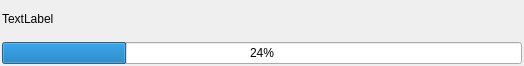
<ui version="4.0" >
 <class>BlProgressBarBase</class>
 <widget class="QWidget" name="BlProgressBarBase" >
  <property name="geometry" >
   <rect>
    <x>0</x>
    <y>0</y>
    <width>524</width>
    <height>66</height>
   </rect>
  </property>
  <property name="sizePolicy" >
   <sizepolicy vsizetype="Fixed" hsizetype="Fixed" >
    <horstretch>0</horstretch>
    <verstretch>0</verstretch>
   </sizepolicy>
  </property>
  <property name="minimumSize" >
   <size>
    <width>524</width>
    <height>66</height>
   </size>
  </property>
  <property name="maximumSize" >
   <size>
    <width>524</width>
    <height>66</height>
   </size>
  </property>
  <property name="windowTitle" >
   <string>Trabajando</string>
  </property>
  <layout class="QGridLayout" >
   <property name="leftMargin" >
    <number>2</number>
   </property>
   <property name="topMargin" >
    <number>2</number>
   </property>
   <property name="rightMargin" >
    <number>2</number>
   </property>
   <property name="bottomMargin" >
    <number>2</number>
   </property>
   <item row="0" column="0" >
    <widget class="QLabel" name="mui_label1" >
     <property name="text" >
      <string>TextLabel</string>
     </property>
     <property name="textFormat" >
      <enum>Qt::PlainText</enum>
     </property>
    </widget>
   </item>
   <item row="1" column="0" >
    <widget class="QProgressBar" name="mui_progressBar" >
     <property name="value" >
      <number>24</number>
     </property>
    </widget>
   </item>
  </layout>
 </widget>
 <includes>
  <include location="local">local_blI18n.h</include>
 </includes>
 <resources/>
 <connections/>
</ui>
